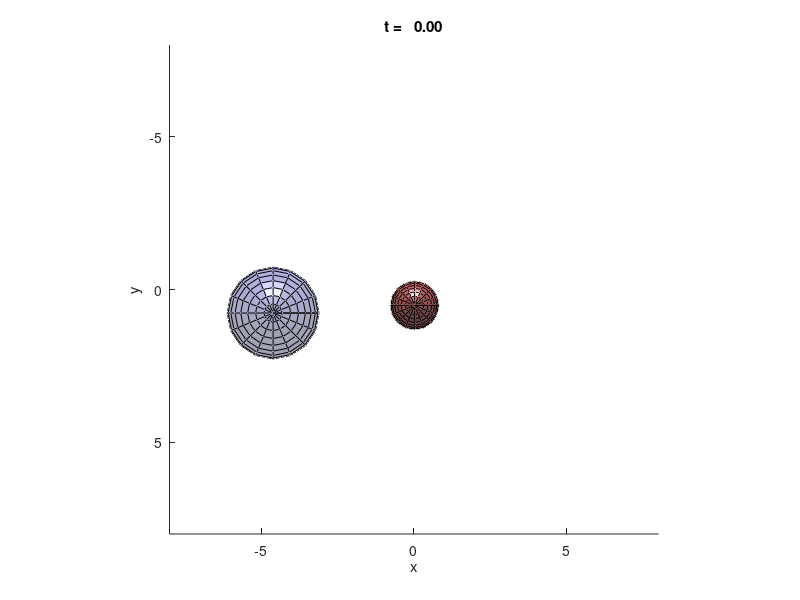

The MATLAB source for this figure: (Note: this script raises an error after producing the figure.)
function simulation_template

    k_att = 1.35;
k_rep = 0.90;
k_des = 0.03;
q_goal = [4.13; -0.17; -3.41];
q = [-4.61; 0.77; -2.37];
r = 1.50;
p = [0.02; 0.52; -3.49];
s = 0.79;
t0 = 0.00;
t1 = 10.00;
dt = 0.05;

    % Create variables to keep track of time and desired position
    data.t = [t0];
    data.q = [q];
    
    % Iterate over t1/dt sample intervals.
    for i = 1:round(t1/dt)
        
        % Update desired position
        % 
        % q = ...
        dq = norm(p-q) - (s+r)
        fgrad = k_att * (q-q_goal) + k_rep*(1/dq^3)*((p-q)/norm(p-q))
        q = q-k_des*fgrad

        
        % Store time and desired position
        data.t(:, end+1) = data.t(:, end) + dt;
        data.q(:, end+1) = q;

    end
    
    mat2str(q)
    
    % Put other stuff to visualize into data
    data.q_goal = q_goal;
    data.r = r;
    data.p = p;
    data.s = s;
    
    % Comment the next line to suppress the visualization (it's not
    % necessary to solve this problem)
    visualize(data);

end


%%%%%%%%%%%%%%%%%%%%%%%%%%%%
%
% CODE TO VISUALIZE RESULTS (CAN BE IGNORED)

function visualize(data)
    
    fig = [];
    for i=1:length(data.t)
        fig = UpdateFigure(fig, data.t(i), data.q(:, i), data.q_goal, data.r, data.p, data.s);
    end
    
end

function fig = UpdateFigure(fig, t, q, q_goal, r, p, s)

    if isempty(fig)

        % Create figure
        clf;
        set(gcf,'renderer','opengl');
        set(gcf,'color','w');
        title(sprintf('t = %6.2f', t));

        % Create axis
        axis equal;
        axis(8*[-1 1 -1 1 -1 0]);
        axis manual;
        hold on;

        % Reverse the y and z axes to get the "z down" view
        set(gca, 'ydir', 'reverse');
        set(gca, 'zdir', 'reverse');

        % Draw lights and labels
        lighting flat
        light('Position',[0 -2 -1])
        light('Position',[0 -2 1])
        xlabel('x');
        ylabel('y');
        zlabel('z');

        % Create unit sphere
        [fig.xSphere,fig.ySphere,fig.zSphere]=sphere(16);
        [m,n]=size(fig.xSphere);

        % Create template array for sphere color
        c = ones(m,n,3);

        % Draw obstacle
        c(:,:,1) = 0.75;
        c(:,:,2) = 0.25;
        c(:,:,3) = 0.25;
        fig.pbub = DrawBubble([], p, s, fig.xSphere, fig.ySphere, fig.zSphere, c, 0.8);

        % Draw desired position
        c(:,:,1) = 0.25;
        c(:,:,2) = 0.25;
        c(:,:,3) = 0.75;
        fig.qbub = DrawGlowingBubble([], q, r, fig.xSphere, fig.ySphere, fig.zSphere, c, 0.4);

        % Draw goal position
        c(:,:,1) = 0.25;
        c(:,:,2) = 0.75;
        c(:,:,3) = 0.25;
        fig.gbub = DrawBubble([], q_goal, r, fig.xSphere, fig.ySphere, fig.zSphere, c, 0.2);

        % Make everything look pretty
        h = findobj('Type','surface');
        set(h,'FaceLighting','gouraud',...
              'FaceColor','interp',...
              'EdgeColor',[.4 .4 .4],...
              'LineStyle','none',...
              'BackFaceLighting','lit',...
              'AmbientStrength',0.4,...
              'DiffuseStrength',0.6,...
              'SpecularStrength',0.5);
        material default

    else

        title(sprintf('t = %6.2f', t));
        fig.pbub = DrawBubble(fig.pbub, p, s, fig.xSphere, fig.ySphere, fig.zSphere);
        fig.qbub = DrawGlowingBubble(fig.qbub, q, r, fig.xSphere, fig.ySphere, fig.zSphere);
        fig.gbub = DrawBubble(fig.gbub, q_goal, r, fig.xSphere, fig.ySphere, fig.zSphere);

    end

    drawnow;

end

function bubble = DrawGlowingBubble(bubble,o,r,x,y,z,c,a)
    if (isempty(bubble))
        bubble.surface = surf(o(1)+r*x,o(2)+r*y,o(3)+r*z,c,'FaceAlpha',a);
        bubble.light = light('position',o,'style','local');
    else
        set(bubble.surface,'xdata',o(1)+r*x,'ydata',o(2)+r*y,'zdata',o(3)+r*z);
        set(bubble.light,'position',o);
    end
end

function bubble = DrawBubble(bubble,o,r,x,y,z,c,a)
    if (isempty(bubble))
        bubble = surf(o(1)+r*x,o(2)+r*y,o(3)+r*z,c,'FaceAlpha',a);
    else
        set(bubble,'xdata',o(1)+r*x,'ydata',o(2)+r*y,'zdata',o(3)+r*z);
    end
end

%
%%%%%%%%%%%%%%%%%%%%%%%%%%%%

